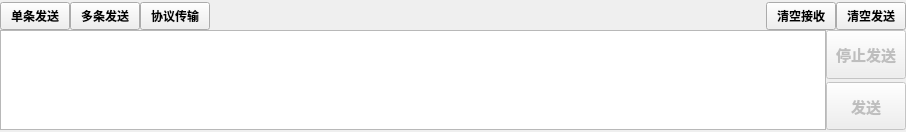
<?xml version="1.0" encoding="UTF-8"?>
<ui version="4.0">
 <class>SendWidget</class>
 <widget class="QWidget" name="SendWidget">
  <property name="geometry">
   <rect>
    <x>0</x>
    <y>0</y>
    <width>906</width>
    <height>132</height>
   </rect>
  </property>
  <property name="windowTitle">
   <string>Form</string>
  </property>
  <layout class="QGridLayout" name="gridLayout_2">
   <property name="leftMargin">
    <number>0</number>
   </property>
   <property name="topMargin">
    <number>0</number>
   </property>
   <property name="rightMargin">
    <number>0</number>
   </property>
   <property name="bottomMargin">
    <number>0</number>
   </property>
   <property name="spacing">
    <number>0</number>
   </property>
   <item row="0" column="0">
    <layout class="QVBoxLayout" name="verticalLayout_2">
     <property name="spacing">
      <number>0</number>
     </property>
     <item>
      <layout class="QHBoxLayout" name="horizontalLayout_2">
       <property name="spacing">
        <number>0</number>
       </property>
       <item>
        <widget class="QPushButton" name="pushButton">
         <property name="minimumSize">
          <size>
           <width>70</width>
           <height>28</height>
          </size>
         </property>
         <property name="maximumSize">
          <size>
           <width>70</width>
           <height>28</height>
          </size>
         </property>
         <property name="font">
          <font>
           <family>微软雅黑</family>
           <pointsize>9</pointsize>
           <bold>true</bold>
          </font>
         </property>
         <property name="text">
          <string>单条发送</string>
         </property>
        </widget>
       </item>
       <item>
        <widget class="QPushButton" name="pushButton_2">
         <property name="minimumSize">
          <size>
           <width>70</width>
           <height>28</height>
          </size>
         </property>
         <property name="maximumSize">
          <size>
           <width>70</width>
           <height>28</height>
          </size>
         </property>
         <property name="font">
          <font>
           <family>微软雅黑</family>
           <pointsize>9</pointsize>
           <bold>true</bold>
          </font>
         </property>
         <property name="text">
          <string>多条发送</string>
         </property>
        </widget>
       </item>
       <item>
        <widget class="QPushButton" name="pushButton_3">
         <property name="minimumSize">
          <size>
           <width>70</width>
           <height>28</height>
          </size>
         </property>
         <property name="maximumSize">
          <size>
           <width>70</width>
           <height>28</height>
          </size>
         </property>
         <property name="font">
          <font>
           <family>微软雅黑</family>
           <pointsize>9</pointsize>
           <bold>true</bold>
          </font>
         </property>
         <property name="text">
          <string>协议传输</string>
         </property>
        </widget>
       </item>
       <item>
        <spacer name="horizontalSpacer_2">
         <property name="orientation">
          <enum>Qt::Horizontal</enum>
         </property>
         <property name="sizeHint" stdset="0">
          <size>
           <width>40</width>
           <height>20</height>
          </size>
         </property>
        </spacer>
       </item>
       <item>
        <widget class="QPushButton" name="clearRecvBtn">
         <property name="minimumSize">
          <size>
           <width>70</width>
           <height>28</height>
          </size>
         </property>
         <property name="maximumSize">
          <size>
           <width>70</width>
           <height>28</height>
          </size>
         </property>
         <property name="font">
          <font>
           <family>微软雅黑</family>
           <pointsize>9</pointsize>
           <bold>true</bold>
          </font>
         </property>
         <property name="text">
          <string>清空接收</string>
         </property>
        </widget>
       </item>
       <item>
        <widget class="QPushButton" name="clearSendBtn">
         <property name="minimumSize">
          <size>
           <width>70</width>
           <height>28</height>
          </size>
         </property>
         <property name="maximumSize">
          <size>
           <width>70</width>
           <height>28</height>
          </size>
         </property>
         <property name="font">
          <font>
           <family>微软雅黑</family>
           <pointsize>9</pointsize>
           <bold>true</bold>
          </font>
         </property>
         <property name="text">
          <string>清空发送</string>
         </property>
        </widget>
       </item>
      </layout>
     </item>
     <item>
      <widget class="QStackedWidget" name="stackedWidget">
       <property name="minimumSize">
        <size>
         <width>0</width>
         <height>100</height>
        </size>
       </property>
       <property name="maximumSize">
        <size>
         <width>16777215</width>
         <height>100</height>
        </size>
       </property>
       <property name="currentIndex">
        <number>0</number>
       </property>
       <widget class="QWidget" name="page_1">
        <layout class="QGridLayout" name="gridLayout">
         <property name="leftMargin">
          <number>0</number>
         </property>
         <property name="topMargin">
          <number>0</number>
         </property>
         <property name="rightMargin">
          <number>0</number>
         </property>
         <property name="bottomMargin">
          <number>0</number>
         </property>
         <property name="spacing">
          <number>0</number>
         </property>
         <item row="0" column="0">
          <widget class="QTextEdit" name="sendArea"/>
         </item>
         <item row="0" column="1">
          <layout class="QVBoxLayout" name="verticalLayout">
           <property name="spacing">
            <number>3</number>
           </property>
           <item>
            <widget class="QPushButton" name="stopSendBtn">
             <property name="enabled">
              <bool>false</bool>
             </property>
             <property name="minimumSize">
              <size>
               <width>10</width>
               <height>10</height>
              </size>
             </property>
             <property name="maximumSize">
              <size>
               <width>1000</width>
               <height>1000</height>
              </size>
             </property>
             <property name="font">
              <font>
               <family>微软雅黑</family>
               <pointsize>11</pointsize>
               <bold>true</bold>
              </font>
             </property>
             <property name="text">
              <string>停止发送</string>
             </property>
            </widget>
           </item>
           <item>
            <widget class="QPushButton" name="dataSendBtn">
             <property name="enabled">
              <bool>false</bool>
             </property>
             <property name="minimumSize">
              <size>
               <width>10</width>
               <height>10</height>
              </size>
             </property>
             <property name="maximumSize">
              <size>
               <width>1000</width>
               <height>1000</height>
              </size>
             </property>
             <property name="font">
              <font>
               <family>微软雅黑</family>
               <pointsize>11</pointsize>
               <bold>true</bold>
              </font>
             </property>
             <property name="text">
              <string>发送</string>
             </property>
            </widget>
           </item>
          </layout>
         </item>
        </layout>
       </widget>
       <widget class="QWidget" name="page_2"/>
       <widget class="QWidget" name="page_3"/>
       <widget class="QWidget" name="page_4"/>
       <widget class="QWidget" name="page_7"/>
       <widget class="QWidget" name="page_5"/>
       <widget class="QWidget" name="page_6"/>
      </widget>
     </item>
    </layout>
   </item>
  </layout>
 </widget>
 <resources/>
 <connections/>
</ui>
